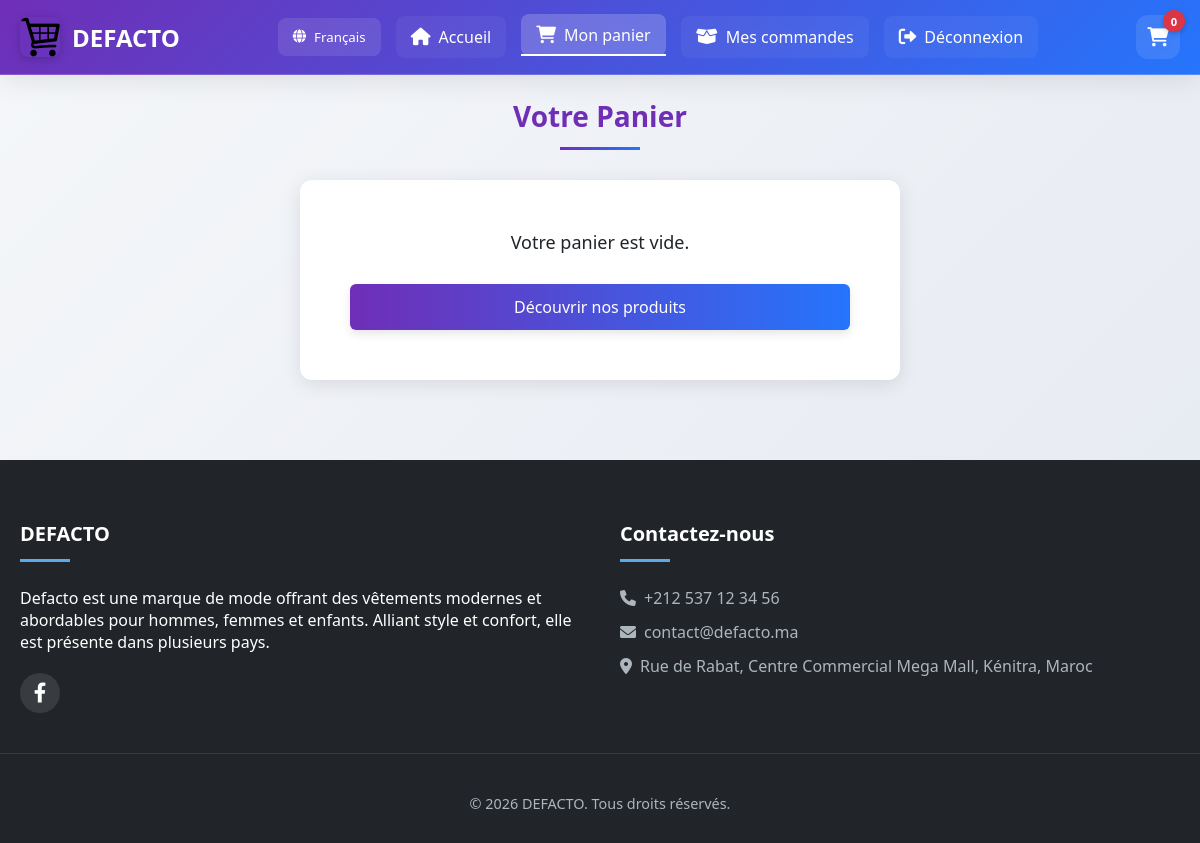
The page /panier.php?id=7 on the database its author committed.
### tables this page shows
CREATE TABLE `boutiques` (
  `id` int(11) NOT NULL,
  `nom` varchar(100) NOT NULL,
  `description` text DEFAULT NULL,
  `logo` varchar(255) DEFAULT NULL,
  `adresse` text DEFAULT NULL,
  `telephone` varchar(20) DEFAULT NULL,
  `email` varchar(100) DEFAULT NULL,
  `created_at` timestamp NOT NULL DEFAULT current_timestamp(),
  `boutique_image` varchar(255) DEFAULT NULL,
  `admin_email` varchar(100) DEFAULT NULL,
  `admin_password` varchar(255) DEFAULT NULL,
  `facebook` varchar(255) DEFAULT NULL,
  `instagram` varchar(255) DEFAULT NULL,
  `twitter` varchar(255) DEFAULT NULL,
  `pinterest` varchar(255) DEFAULT NULL
);

### panier.php (the view, shortened to what this page needs)
<?php
require 'config.php';
$boutique_id = $_GET['id'] ?? $_SESSION['boutique_id'] ?? 1;
$stmt = $conn->prepare("SELECT * FROM boutiques WHERE id = ?");
$stmt->execute([$boutique_id]);
$boutique = $stmt->fetch(PDO::FETCH_ASSOC);
$lang = $_SESSION['lang'] ?? 'fr';
$produits = [];
?>
<!DOCTYPE html>
<html lang="<?= $lang ?>" dir="<?= $lang === 'ar' ? 'rtl' : 'ltr' ?>">
<head>
    <link rel="stylesheet" href="https://cdnjs.cloudflare.com/ajax/libs/font-awesome/6.0.0-beta3/css/all.min.css">
</head>
<body>
  <header>
    <div class="header-content">
        <a href="acceuil.php<?= $boutique ? '?id='.$boutique['id'] : '' ?>" class="logo">
            <?php if($boutique && !empty($boutique['logo'])): ?>
                <img src="<?= htmlspecialchars($boutique['logo']) ?>" alt="<?= htmlspecialchars($boutique['nom']) ?>">
            <?php else: ?>
                <i class="fas fa-gem"></i>
            <?php endif; ?>
            <span><?= $boutique ? htmlspecialchars($boutique['nom']) : 'Nom de boutique' ?></span>
        </a>
        <div class="nav-links">
             <div class="language-switcher">
                    <button class="language-btn">
                        <i class="fas fa-globe"></i>
                        <?= $lang === 'ar' ? 'العربية' : 'Français' ?>
                    </button>
                </div>
            <a href="acceuil.php<?= $boutique ? '?id='.$boutique['id'] : '' ?>">
                <i class="fas fa-home"></i>
                <span><?= $lang === 'ar' ? 'الرئيسية' : 'Accueil' ?></span>
            </a>
            <a href="panier.php?id=<?= $boutique['id'] ?? '' ?>" class="active">
                <i class="fas fa-shopping-cart"></i>
                <span><?= $lang === 'ar' ? 'سلة المشتريات' : 'Mon panier' ?></span>
            </a>
            <a href="mes_commandes.php?id=<?= $boutique['id'] ?? '' ?>">
                <i class="fas fa-box-open"></i>
                <span><?= $lang === 'ar' ? 'طلباتي' : 'Mes commandes' ?></span>
            </a>
            <a href="logout.php">
                <i class="fas fa-sign-out-alt"></i>
                <span><?= $lang === 'ar' ? 'تسجيل الخروج' : 'Déconnexion' ?></span>
            </a>
        </div>
        <div class="panier">
            <button class="cart-btn">
                <i class="fas fa-shopping-cart"></i>
                <span class="badge"><?= array_sum($_SESSION['panier'] ?? []) ?></span>
            </button>
        </div>
    </div>
</header>
    <main class="container">
       <br>
        <h2><?= $lang === 'ar' ? 'سلة التسوق' : 'Votre Panier' ?></h2>
        <?php if (empty($produits)): ?>
            <div class="empty-cart">
                <p><?= $lang === 'ar' ? 'سلة التسوق فارغة' : 'Votre panier est vide.' ?></p>
                <a href="acceuil.php?id=<?= $boutique_id ?>" class="btn-add"><?= $lang === 'ar' ? 'تصفح منتجاتنا' : 'Découvrir nos produits' ?></a>
            </div>
        <?php endif; ?>
    </main>
     <footer>
        <div class="footer-content">
            <div class="footer-column">
                <h3><?= $boutique ? htmlspecialchars($boutique['nom']) : 'Nom de boutique' ?></h3>
                <p><?= $boutique ? htmlspecialchars($boutique['description']) : ($lang === 'ar' ? 'وجهتكم المميزة لمنتجات استثنائية' : 'Votre destination premium pour des produits d\'exception') ?></p>
               <div class="social-links">
    <?php if (!empty($boutique['facebook'])): ?>
        <a href="<?= htmlspecialchars($boutique['facebook']) ?>" target="_blank"><i class="fab fa-facebook-f"></i></a>
    <?php endif; ?>
</div>
            </div>
            <div class="footer-column">
                <h3><?= $lang === 'ar' ? 'اتصل بنا' : 'Contactez-nous' ?></h3>
                <ul>
                    <li><a href="#"><i class="fas fa-phone"></i> <?= $boutique ? htmlspecialchars($boutique['telephone'] ?? ($lang === 'ar' ? 'غير متوفر' : 'Non disponible')) : ($lang === 'ar' ? 'اتصل بنا' : 'Contactez-nous') ?></a></li>
                   <li>
    <a href="mailto:<?= htmlspecialchars($boutique['email']) ?>">
        <i class="fas fa-envelope"></i>
        <?= $boutique ? htmlspecialchars($boutique['email'] ?? ($lang === 'ar' ? 'غير متوفر' : 'Non disponible')) : ($lang === 'ar' ? 'البريد الإلكتروني' : 'Email') ?>
    </a>
</li>
                    <li>
    <a href="https://www.google.com/maps/search/?api=1&query=<?= urlencode($boutique ? htmlspecialchars($boutique['adresse'] ?? '') : '') ?>" target="_blank">
        <i class="fas fa-map-marker-alt"></i>
        <?= $boutique ? htmlspecialchars($boutique['adresse'] ?? ($lang === 'ar' ? 'غير متوفر' : 'Non disponible')) : ($lang === 'ar' ? 'العنوان' : 'Adresse') ?>
    </a>
</li>
                </ul>
            </div>
        </div>
        <div class="copyright">
            &copy; <?= date('Y') ?> <?= $boutique ? htmlspecialchars($boutique['nom']) : 'LUXEBOUTIQUE' ?>. <?= $lang === 'ar' ? 'جميع الحقوق محفوظة' : 'Tous droits réservés.' ?>
        </div>
    </footer>
</body>
</html>

### rows shown on the page
boutiques: logo (picture), nom "DEFACTO", description "Defacto est une marque de mode offrant des vêtements modernes et abordables pour hommes, femmes et enfants. Alliant style et confort, elle est présente dans plusieurs pays.", telephone "+212 537 12 34 56", email "contact@defacto.ma", adresse "Rue de Rabat, Centre Commercial Mega Mall, Kénitra, Maroc"

### other values the page prints
array_sum($_SESSION['panier'] ?? []) "0"
